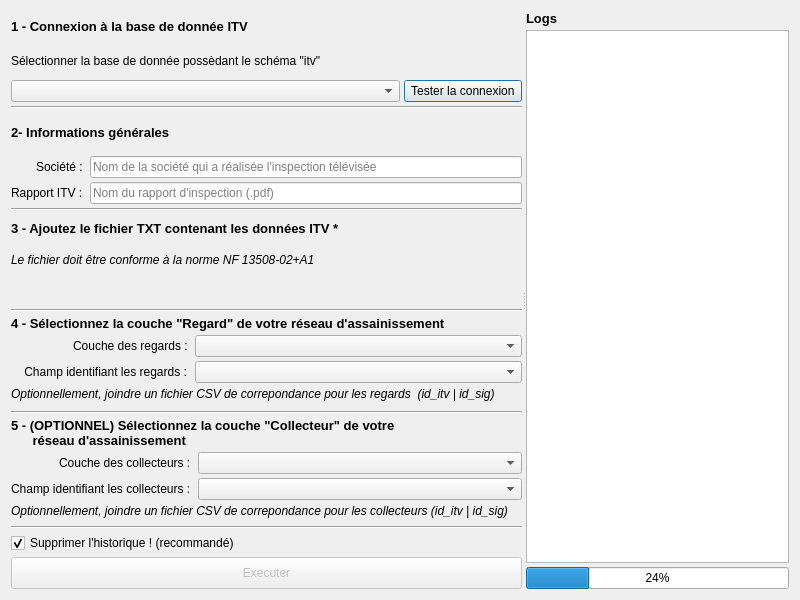
<?xml version="1.0" encoding="UTF-8"?>
<ui version="4.0">
 <class>GeoITVDialogBase</class>
 <widget class="QDialog" name="GeoITVDialogBase">
  <property name="geometry">
   <rect>
    <x>0</x>
    <y>0</y>
    <width>800</width>
    <height>600</height>
   </rect>
  </property>
  <property name="windowTitle">
   <string>GeoITV</string>
  </property>
  <layout class="QGridLayout" name="dialog_layout">
   <item row="0" column="0">
    <widget class="QWidget" name="widget" native="true">
     <layout class="QHBoxLayout" name="widget_layout">
      <property name="leftMargin">
       <number>0</number>
      </property>
      <property name="topMargin">
       <number>0</number>
      </property>
      <property name="rightMargin">
       <number>0</number>
      </property>
      <property name="bottomMargin">
       <number>0</number>
      </property>
      <item>
       <widget class="QSplitter" name="splitter">
        <property name="layoutDirection">
         <enum>Qt::LeftToRight</enum>
        </property>
        <property name="frameShape">
         <enum>QFrame::NoFrame</enum>
        </property>
        <property name="orientation">
         <enum>Qt::Horizontal</enum>
        </property>
        <widget class="QWidget" name="horizontalLayoutWidget_8">
         <layout class="QHBoxLayout" name="form_layout">
          <item>
           <layout class="QVBoxLayout" name="verticalLayout">
            <property name="spacing">
             <number>4</number>
            </property>
            <item>
             <layout class="QVBoxLayout" name="connexionLayout">
              <item>
               <widget class="QLabel" name="label_16">
                <property name="sizePolicy">
                 <sizepolicy hsizetype="Expanding" vsizetype="Preferred">
                  <horstretch>0</horstretch>
                  <verstretch>0</verstretch>
                 </sizepolicy>
                </property>
                <property name="font">
                 <font>
                  <pointsize>10</pointsize>
                  <weight>75</weight>
                  <bold>true</bold>
                 </font>
                </property>
                <property name="text">
                 <string>1 - Connexion à la base de donnée ITV</string>
                </property>
               </widget>
              </item>
              <item>
               <widget class="QLabel" name="label_9">
                <property name="font">
                 <font>
                  <weight>50</weight>
                  <bold>false</bold>
                 </font>
                </property>
                <property name="text">
                 <string>Sélectionner la base de donnée possèdant le schéma &quot;itv&quot;</string>
                </property>
               </widget>
              </item>
              <item>
               <layout class="QGridLayout" name="gridLayout_2">
                <property name="sizeConstraint">
                 <enum>QLayout::SetNoConstraint</enum>
                </property>
                <item row="0" column="1">
                 <widget class="QPushButton" name="btTestConnexion">
                  <property name="sizePolicy">
                   <sizepolicy hsizetype="Preferred" vsizetype="Fixed">
                    <horstretch>0</horstretch>
                    <verstretch>0</verstretch>
                   </sizepolicy>
                  </property>
                  <property name="font">
                   <font>
                    <weight>50</weight>
                    <bold>false</bold>
                   </font>
                  </property>
                  <property name="text">
                   <string> Tester la connexion </string>
                  </property>
                 </widget>
                </item>
                <item row="0" column="0">
                 <widget class="QComboBox" name="cmbConnexionBDD">
                  <property name="sizePolicy">
                   <sizepolicy hsizetype="Expanding" vsizetype="Fixed">
                    <horstretch>0</horstretch>
                    <verstretch>0</verstretch>
                   </sizepolicy>
                  </property>
                  <property name="font">
                   <font>
                    <weight>50</weight>
                    <bold>false</bold>
                   </font>
                  </property>
                 </widget>
                </item>
               </layout>
              </item>
             </layout>
            </item>
            <item>
             <widget class="Line" name="line_9">
              <property name="sizePolicy">
               <sizepolicy hsizetype="Expanding" vsizetype="Fixed">
                <horstretch>0</horstretch>
                <verstretch>0</verstretch>
               </sizepolicy>
              </property>
              <property name="orientation">
               <enum>Qt::Horizontal</enum>
              </property>
             </widget>
            </item>
            <item>
             <layout class="QVBoxLayout" name="informationsLayout">
              <item>
               <widget class="QLabel" name="label_17">
                <property name="sizePolicy">
                 <sizepolicy hsizetype="Expanding" vsizetype="Preferred">
                  <horstretch>0</horstretch>
                  <verstretch>0</verstretch>
                 </sizepolicy>
                </property>
                <property name="font">
                 <font>
                  <pointsize>10</pointsize>
                  <weight>75</weight>
                  <bold>true</bold>
                 </font>
                </property>
                <property name="text">
                 <string>2- Informations générales</string>
                </property>
               </widget>
              </item>
              <item>
               <layout class="QGridLayout" name="gridLayout">
                <item row="1" column="0">
                 <widget class="QLabel" name="label_13">
                  <property name="font">
                   <font>
                    <weight>50</weight>
                    <bold>false</bold>
                   </font>
                  </property>
                  <property name="text">
                   <string>Rapport ITV : </string>
                  </property>
                 </widget>
                </item>
                <item row="0" column="0" alignment="Qt::AlignRight">
                 <widget class="QLabel" name="label_12">
                  <property name="font">
                   <font>
                    <weight>50</weight>
                    <bold>false</bold>
                   </font>
                  </property>
                  <property name="text">
                   <string>Société : </string>
                  </property>
                 </widget>
                </item>
                <item row="1" column="1">
                 <widget class="QLineEdit" name="lineEdit_rapport">
                  <property name="font">
                   <font>
                    <weight>50</weight>
                    <bold>false</bold>
                   </font>
                  </property>
                  <property name="placeholderText">
                   <string>Nom du rapport d'inspection (.pdf)</string>
                  </property>
                 </widget>
                </item>
                <item row="0" column="1">
                 <widget class="QLineEdit" name="lineEdit_entreprise">
                  <property name="font">
                   <font>
                    <weight>50</weight>
                    <bold>false</bold>
                   </font>
                  </property>
                  <property name="placeholderText">
                   <string>Nom de la société qui a réalisée l'inspection télévisée</string>
                  </property>
                 </widget>
                </item>
               </layout>
              </item>
             </layout>
            </item>
            <item>
             <widget class="Line" name="line_10">
              <property name="sizePolicy">
               <sizepolicy hsizetype="Expanding" vsizetype="Fixed">
                <horstretch>0</horstretch>
                <verstretch>0</verstretch>
               </sizepolicy>
              </property>
              <property name="orientation">
               <enum>Qt::Horizontal</enum>
              </property>
             </widget>
            </item>
            <item>
             <layout class="QVBoxLayout" name="txtLaout">
              <item>
               <widget class="QLabel" name="label_18">
                <property name="sizePolicy">
                 <sizepolicy hsizetype="Expanding" vsizetype="Preferred">
                  <horstretch>0</horstretch>
                  <verstretch>0</verstretch>
                 </sizepolicy>
                </property>
                <property name="font">
                 <font>
                  <pointsize>10</pointsize>
                  <weight>75</weight>
                  <bold>true</bold>
                 </font>
                </property>
                <property name="text">
                 <string>3 - Ajoutez le fichier TXT contenant les données ITV *</string>
                </property>
               </widget>
              </item>
              <item>
               <widget class="QLabel" name="label_14">
                <property name="sizePolicy">
                 <sizepolicy hsizetype="Expanding" vsizetype="Preferred">
                  <horstretch>0</horstretch>
                  <verstretch>0</verstretch>
                 </sizepolicy>
                </property>
                <property name="font">
                 <font>
                  <weight>50</weight>
                  <italic>true</italic>
                  <bold>false</bold>
                 </font>
                </property>
                <property name="text">
                 <string>Le fichier doit être conforme à la norme NF 13508-02+A1</string>
                </property>
               </widget>
              </item>
              <item>
               <widget class="QgsFileWidget" name="inputFileTXT">
                <property name="sizePolicy">
                 <sizepolicy hsizetype="Expanding" vsizetype="Preferred">
                  <horstretch>0</horstretch>
                  <verstretch>0</verstretch>
                 </sizepolicy>
                </property>
                <property name="filter">
                 <string>Normal text file (*.txt)</string>
                </property>
               </widget>
              </item>
             </layout>
            </item>
            <item>
             <widget class="Line" name="line_11">
              <property name="sizePolicy">
               <sizepolicy hsizetype="Expanding" vsizetype="Fixed">
                <horstretch>0</horstretch>
                <verstretch>0</verstretch>
               </sizepolicy>
              </property>
              <property name="orientation">
               <enum>Qt::Horizontal</enum>
              </property>
             </widget>
            </item>
            <item>
             <layout class="QVBoxLayout" name="regLayout">
              <item>
               <widget class="QLabel" name="label_19">
                <property name="sizePolicy">
                 <sizepolicy hsizetype="Expanding" vsizetype="Preferred">
                  <horstretch>0</horstretch>
                  <verstretch>0</verstretch>
                 </sizepolicy>
                </property>
                <property name="font">
                 <font>
                  <pointsize>10</pointsize>
                  <weight>75</weight>
                  <bold>true</bold>
                 </font>
                </property>
                <property name="text">
                 <string>4 - Sélectionnez la couche &quot;Regard&quot; de votre réseau d'assainissement</string>
                </property>
               </widget>
              </item>
              <item>
               <layout class="QVBoxLayout" name="verticalLayout_8">
                <item>
                 <layout class="QGridLayout" name="gridLayout_3">
                  <item row="1" column="1">
                   <widget class="QgsFieldComboBox" name="fieldComboBox_regard">
                    <property name="sizePolicy">
                     <sizepolicy hsizetype="Expanding" vsizetype="Fixed">
                      <horstretch>0</horstretch>
                      <verstretch>0</verstretch>
                     </sizepolicy>
                    </property>
                    <property name="currentText">
                     <string/>
                    </property>
                   </widget>
                  </item>
                  <item row="1" column="0">
                   <widget class="QLabel" name="label_20">
                    <property name="text">
                     <string>    Champ identifiant les regards : </string>
                    </property>
                   </widget>
                  </item>
                  <item row="0" column="0" alignment="Qt::AlignRight">
                   <widget class="QLabel" name="label_15">
                    <property name="text">
                     <string>Couche des regards : </string>
                    </property>
                   </widget>
                  </item>
                  <item row="0" column="1">
                   <widget class="QgsMapLayerComboBox" name="mapLayerComboBox_regard">
                    <property name="sizePolicy">
                     <sizepolicy hsizetype="Expanding" vsizetype="Fixed">
                      <horstretch>0</horstretch>
                      <verstretch>0</verstretch>
                     </sizepolicy>
                    </property>
                    <property name="font">
                     <font>
                      <weight>50</weight>
                      <bold>false</bold>
                     </font>
                    </property>
                   </widget>
                  </item>
                 </layout>
                </item>
               </layout>
              </item>
              <item>
               <widget class="QLabel" name="label_24">
                <property name="sizePolicy">
                 <sizepolicy hsizetype="Expanding" vsizetype="Preferred">
                  <horstretch>0</horstretch>
                  <verstretch>0</verstretch>
                 </sizepolicy>
                </property>
                <property name="font">
                 <font>
                  <italic>true</italic>
                 </font>
                </property>
                <property name="text">
                 <string>Optionnellement, joindre un fichier CSV de correpondance pour les regards  (id_itv | id_sig)</string>
                </property>
               </widget>
              </item>
              <item>
               <widget class="QgsFileWidget" name="inputFileCSV_regard">
                <property name="sizePolicy">
                 <sizepolicy hsizetype="Expanding" vsizetype="Preferred">
                  <horstretch>0</horstretch>
                  <verstretch>0</verstretch>
                 </sizepolicy>
                </property>
                <property name="filter">
                 <string>Comma-separated values (*.csv)</string>
                </property>
               </widget>
              </item>
             </layout>
            </item>
            <item>
             <widget class="Line" name="line_8">
              <property name="sizePolicy">
               <sizepolicy hsizetype="Expanding" vsizetype="Fixed">
                <horstretch>0</horstretch>
                <verstretch>0</verstretch>
               </sizepolicy>
              </property>
              <property name="orientation">
               <enum>Qt::Horizontal</enum>
              </property>
             </widget>
            </item>
            <item>
             <layout class="QVBoxLayout" name="collLayout">
              <item>
               <widget class="QLabel" name="label_25">
                <property name="sizePolicy">
                 <sizepolicy hsizetype="Expanding" vsizetype="Preferred">
                  <horstretch>0</horstretch>
                  <verstretch>0</verstretch>
                 </sizepolicy>
                </property>
                <property name="font">
                 <font>
                  <pointsize>10</pointsize>
                  <weight>75</weight>
                  <bold>true</bold>
                 </font>
                </property>
                <property name="text">
                 <string>5 - (OPTIONNEL) Sélectionnez la couche &quot;Collecteur&quot; de votre 
      réseau d'assainissement</string>
                </property>
               </widget>
              </item>
              <item>
               <layout class="QVBoxLayout" name="verticalLayout_11">
                <item>
                 <layout class="QGridLayout" name="gridLayout_5">
                  <item row="1" column="1">
                   <widget class="QgsFieldComboBox" name="fieldComboBox_collecteur">
                    <property name="sizePolicy">
                     <sizepolicy hsizetype="Expanding" vsizetype="Fixed">
                      <horstretch>0</horstretch>
                      <verstretch>0</verstretch>
                     </sizepolicy>
                    </property>
                    <property name="currentText">
                     <string/>
                    </property>
                   </widget>
                  </item>
                  <item row="1" column="0">
                   <widget class="QLabel" name="label_26">
                    <property name="text">
                     <string>Champ identifiant les collecteurs : </string>
                    </property>
                   </widget>
                  </item>
                  <item row="0" column="0" alignment="Qt::AlignRight">
                   <widget class="QLabel" name="label_27">
                    <property name="text">
                     <string>Couche des collecteurs : </string>
                    </property>
                   </widget>
                  </item>
                  <item row="0" column="1">
                   <widget class="QgsMapLayerComboBox" name="mapLayerComboBox_collecteur">
                    <property name="sizePolicy">
                     <sizepolicy hsizetype="Expanding" vsizetype="Fixed">
                      <horstretch>0</horstretch>
                      <verstretch>0</verstretch>
                     </sizepolicy>
                    </property>
                    <property name="font">
                     <font>
                      <weight>50</weight>
                      <bold>false</bold>
                     </font>
                    </property>
                    <property name="allowEmptyLayer">
                     <bool>true</bool>
                    </property>
                   </widget>
                  </item>
                 </layout>
                </item>
               </layout>
              </item>
              <item>
               <widget class="QLabel" name="label_28">
                <property name="sizePolicy">
                 <sizepolicy hsizetype="Expanding" vsizetype="Preferred">
                  <horstretch>0</horstretch>
                  <verstretch>0</verstretch>
                 </sizepolicy>
                </property>
                <property name="font">
                 <font>
                  <italic>true</italic>
                 </font>
                </property>
                <property name="text">
                 <string>Optionnellement, joindre un fichier CSV de correpondance pour les collecteurs (id_itv | id_sig)</string>
                </property>
               </widget>
              </item>
              <item>
               <widget class="QgsFileWidget" name="inputFileCSV_collecteur">
                <property name="sizePolicy">
                 <sizepolicy hsizetype="Expanding" vsizetype="Preferred">
                  <horstretch>0</horstretch>
                  <verstretch>0</verstretch>
                 </sizepolicy>
                </property>
                <property name="filter">
                 <string>Comma-separated values (*.csv)</string>
                </property>
               </widget>
              </item>
             </layout>
            </item>
            <item>
             <widget class="Line" name="line">
              <property name="orientation">
               <enum>Qt::Horizontal</enum>
              </property>
             </widget>
            </item>
            <item>
             <widget class="QCheckBox" name="cbClearHistory">
              <property name="text">
               <string>Supprimer l'historique ! (recommandé)</string>
              </property>
              <property name="checked">
               <bool>true</bool>
              </property>
             </widget>
            </item>
            <item>
             <widget class="QPushButton" name="btExecute">
              <property name="enabled">
               <bool>false</bool>
              </property>
              <property name="minimumSize">
               <size>
                <width>128</width>
                <height>32</height>
               </size>
              </property>
              <property name="sizeIncrement">
               <size>
                <width>0</width>
                <height>32</height>
               </size>
              </property>
              <property name="text">
               <string>Executer</string>
              </property>
              <property name="flat">
               <bool>false</bool>
              </property>
             </widget>
            </item>
           </layout>
          </item>
         </layout>
        </widget>
        <widget class="QWidget" name="horizontalLayoutWidget_9">
         <layout class="QHBoxLayout" name="log_layout">
          <item>
           <layout class="QVBoxLayout" name="verticalLayout_2">
            <property name="spacing">
             <number>4</number>
            </property>
            <item>
             <widget class="QLabel" name="label">
              <property name="font">
               <font>
                <pointsize>10</pointsize>
                <weight>75</weight>
                <bold>true</bold>
               </font>
              </property>
              <property name="text">
               <string>Logs</string>
              </property>
             </widget>
            </item>
            <item>
             <widget class="QTextEdit" name="textEdit_log">
              <property name="enabled">
               <bool>true</bool>
              </property>
              <property name="font">
               <font>
                <family>MingLiU-ExtB</family>
                <kerning>false</kerning>
               </font>
              </property>
              <property name="autoFillBackground">
               <bool>false</bool>
              </property>
              <property name="lineWidth">
               <number>0</number>
              </property>
             </widget>
            </item>
            <item>
             <widget class="QProgressBar" name="progressBar">
              <property name="value">
               <number>24</number>
              </property>
             </widget>
            </item>
           </layout>
          </item>
         </layout>
        </widget>
       </widget>
      </item>
     </layout>
    </widget>
   </item>
  </layout>
 </widget>
 <customwidgets>
  <customwidget>
   <class>QgsFieldComboBox</class>
   <extends>QComboBox</extends>
   <header>qgsfieldcombobox.h</header>
  </customwidget>
  <customwidget>
   <class>QgsFileWidget</class>
   <extends>QWidget</extends>
   <header>qgsfilewidget.h</header>
  </customwidget>
  <customwidget>
   <class>QgsMapLayerComboBox</class>
   <extends>QComboBox</extends>
   <header>qgsmaplayercombobox.h</header>
  </customwidget>
 </customwidgets>
 <resources/>
 <connections>
  <connection>
   <sender>mapLayerComboBox_regard</sender>
   <signal>layerChanged(QgsMapLayer*)</signal>
   <receiver>fieldComboBox_regard</receiver>
   <slot>setLayer(QgsMapLayer*)</slot>
   <hints>
    <hint type="sourcelabel">
     <x>463</x>
     <y>376</y>
    </hint>
    <hint type="destinationlabel">
     <x>463</x>
     <y>403</y>
    </hint>
   </hints>
  </connection>
  <connection>
   <sender>mapLayerComboBox_collecteur</sender>
   <signal>layerChanged(QgsMapLayer*)</signal>
   <receiver>fieldComboBox_collecteur</receiver>
   <slot>setLayer(QgsMapLayer*)</slot>
   <hints>
    <hint type="sourcelabel">
     <x>463</x>
     <y>513</y>
    </hint>
    <hint type="destinationlabel">
     <x>463</x>
     <y>540</y>
    </hint>
   </hints>
  </connection>
 </connections>
</ui>
